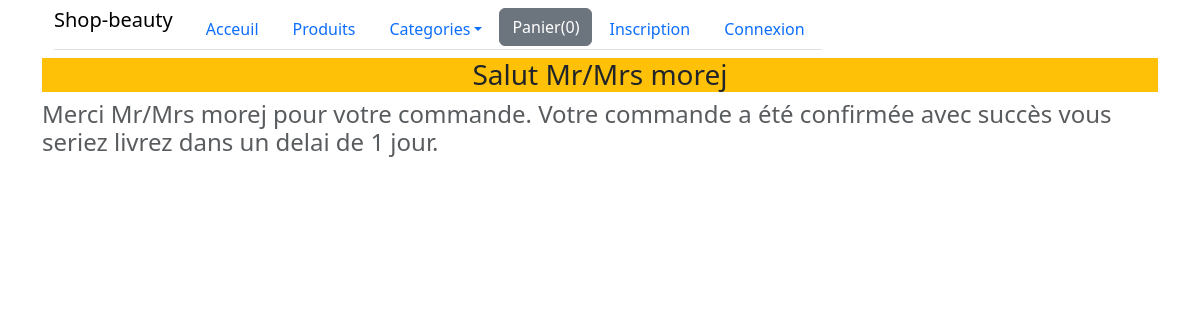
The app's page /confirmation, older data.
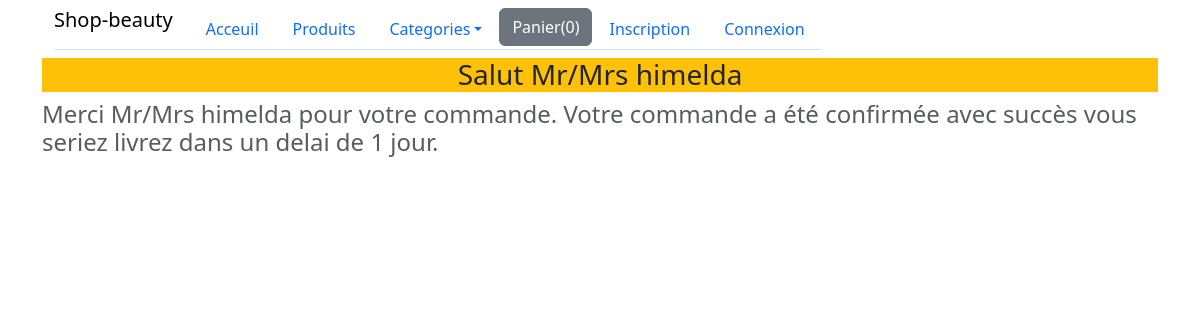
The same page, newer data.
### shop/models.py (models this page shows, shortened)
class Commande(models.Model):
    items = models.CharField(max_length=300)
    total = models.CharField(max_length=200)
    nom = models.CharField(max_length=150)
    email = models.EmailField()
    address = models.CharField(max_length=200)
    ville = models.CharField(max_length=200)
    pays = models.CharField(max_length=100)
    zipcode = models.CharField(max_length=300)
    date_commande = models.DateTimeField(auto_now_add=True)
    class Meta:
        ordering = ['-date_commande']

### shop/views.py (the view)
# urls.py: path('confirmation', confirmation, name="confirmation"),
def confirmation(request):
    info = Commande.objects.all()[:1]
    for item in info:
        nom = item.nom
    return render(request, 'shop/confirmation.html', {'name': nom})

### shop/templates/shop/confirmation.html
{% extends "shop/base.html" %}
{% block content %}
  <div class="row">
    <div class="col-md-12">
      <h3 class="text-center text-dark bg-warning">Salut Mr/Mrs {{ name }}</h3>
      <h4 class="text-muted">Merci Mr/Mrs {{ name }} pour votre commande. Votre commande a été confirmée avec succès vous seriez livrez dans un delai de 1 jour.</h4>
    </div>
  </div>
{% endblock %}

### shop/templates/shop/base.html (shortened to what this page needs)
<!DOCTYPE html>
<html lang="en">
<head>
    <link href="https://cdn.jsdelivr.net/npm/bootstrap@5.3.8/dist/css/bootstrap.min.css" rel="stylesheet"
>
</head>
<body>
    <div class="container">
        <div class="row">
            <div class="col-md-12">
                <nav class="navbar nav-pills">
                    <div class="container-fluid">
                        <ul class="nav nav-tabs">
                            <li class="nav-item">
                                <a class="navbar-brand h1" href="{% url 'home' %}">Shop-beauty</a>
                            </li>
                            <li class="nav-item">
                                <a class="nav-link" aria-current="page" href="{% url 'home' %}">Acceuil</a>
                            </li>
                            <li class="nav-item">
                                <a class="nav-link" href="">Produits</a>
                            </li>
                            <li class="nav-item dropdown">
                                <a class="nav-link dropdown-toggle" data-bs-toggle="dropdown" href="#" role="button"
                                    aria-expanded="false">Categories</a>
                            </li>
                            <li class="nav-item">
                                <button id="panier" type="button" class="btn btn-secondary" data-html="true" data-bs-container="body" data-bs-toggle="popover" data-bs-placement="bottom" data-bs-content="Bottom popover">
                                   Panier(0)
                               </button>
                            </li>
                            <li class="nav-item">
                                <a class="nav-link" href="{% url 'register' %}">Inscription</a>
                            </li>
                            <li class="nav-item">
                               <a class="nav-link" href="{% url 'login' %}">Connexion</a>
                            </li>
                        </ul>
                    </div>
                </nav>
            </div>
        </div>
        {% block content %} {% endblock %}
    </div>
</body>
</html>

Row changes from the older to the newer data that the page shows:
removed Commande: nom "morej"
added Commande: nom "himelda"
